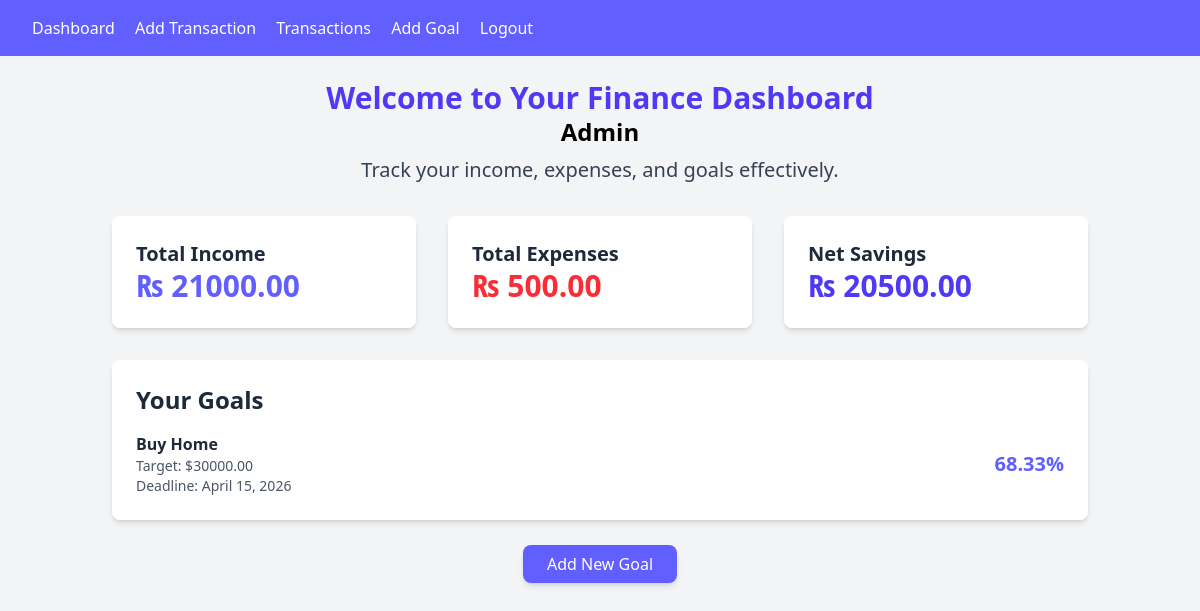
The app's page / (signed in) with its own data.
### finance/models.py (models this page shows, shortened)
class Goal(models.Model):
    user = models.ForeignKey(User, on_delete=models.CASCADE)
    name = models.CharField(max_length=100)
    target_amount = models.DecimalField(max_digits=10, decimal_places=2)
    deadline = models.DateField()

### finance/views.py (the view)
# urls.py: path('', DashboardView.as_view(), name='dashboard'),
class DashboardView(LoginRequiredMixin ,View):
    def get(self, request, *args, **kwargs):
        transactions = Transaction.objects.filter(user = request.user)
        goals = Goal.objects.filter(user = request.user)
        total_income = Transaction.objects.filter(user = request.user, transaction_type='Income').aggregate(Sum('amount'))['amount__sum'] or 0
        total_expense = Transaction.objects.filter(user = request.user, transaction_type='Expense').aggregate(Sum('amount'))['amount__sum'] or 0
        net_savings = total_income - total_expense
        remaining_savings = net_savings
        goal_progress = []
        for goal in goals:
            if remaining_savings >= goal.target_amount:
                goal_progress.append({'goal':goal, 'progress': 100})
                remaining_savings -= goal.target_amount
            elif remaining_savings > 0:
                progress = (remaining_savings / goal.target_amount) * 100
                goal_progress.append({'goal': goal, 'progress': progress})
                remaining_savings = 0
            else:
                goal_progress.append({'goal': goal, 'progress': 0})
        context = {
            'transactions':transactions,
            'total_income':total_income,
            'total_expense':total_expense,
            'net_savings':net_savings,
            'goal_progress':goal_progress,
        }
        return render(request, 'finance/dashboard.html', context)

### finance/templates/finance/dashboard.html (shortened to what this page needs)
{% extends 'finance/base.html' %}
{% block content %}
<div class="container mx-auto p-6">
    <div class="text-center mb-8">
      <h1 class="text-3xl font-bold text-indigo-600">Welcome to Your Finance Dashboard</h1>
      <h1 class="text-2xl font-bold">{{request.user|capfirst}}</h1>
      <p class="text-xl text-gray-700 mt-2">Track your income, expenses, and goals effectively.</p>
    </div>
    <div class="grid grid-cols-1 sm:grid-cols-2 lg:grid-cols-3 gap-8 mb-8">
        <div class="bg-white p-6 rounded-lg shadow-md">
            <h2 class="text-xl font-semibold text-gray-800">Total Income</h2>
            <p class="text-3xl font-bold text-indigo-500">&#8360; {{ total_income|floatformat:2 }}</p>
        </div>
        <div class="bg-white p-6 rounded-lg shadow-md">
            <h2 class="text-xl font-semibold text-gray-800">Total Expenses</h2>
            <p class="text-3xl font-bold text-red-500">&#8360; {{ total_expense|floatformat:2 }}</p>
        </div>
        <div class="bg-white p-6 rounded-lg shadow-md">
            <h2 class="text-xl font-semibold text-gray-800">Net Savings</h2>
            <p class="text-3xl font-bold text-indigo-600">&#8360; {{ net_savings|floatformat:2 }}</p>
        </div>
      </div>
      <div class="bg-white p-6 rounded-lg shadow-md mb-8">
        <h2 class="text-2xl font-semibold text-gray-800 mb-4">Your Goals</h2>
        <ul class="space-y-4">
            {% for item in goal_progress %}
            <li class="flex justify-between items-center">
                <div class="text-gray-800">
                    <p class="font-semibold">{{ item.goal.name }}</p>
                    <p class="text-sm text-gray-600">Target: ${{ item.goal.target_amount|floatformat:2 }}</p>
                    <p class="text-sm text-gray-600">Deadline: {{ item.goal.deadline }}</p>
                </div>
                <div class="text-right">
                    <p class="text-xl font-bold text-indigo-500">{{ item.progress|floatformat:2 }}%</p>
                </div>
            </li>
            {% endfor %}
        </ul>
      </div>
      <div class="text-center">
        <a href="{% url 'goal_add' %}" class="bg-indigo-500 text-white px-6 py-2 rounded-lg shadow-md hover:bg-indigo-600 transition">Add New Goal</a>
      </div>
    </div>
{% endblock content %}

### finance/templates/finance/base.html (shortened to what this page needs)
<!DOCTYPE html>
<html lang="en">
<head>
    <script src="https://cdn.jsdelivr.net/npm/@tailwindcss/browser@4"></script>
</head>
<body class="bg-gray-100">
    <nav class="bg-indigo-500 p-4 text-white">
        {% if user.is_authenticated %}
          <a href="{% url 'dashboard' %}" class="mx-4">Dashboard</a>
          <a href="{% url 'transaction_add' %}">Add Transaction</a>
          <a href="{% url 'transaction_list' %}" class="mx-4">Transactions</a>
          <a href="{% url 'goal_add' %}">Add Goal</a>
          <form id="logout-form" action="{% url 'logout' %}" method="POST" style="display: inline;">
            <a href="#" onclick="document.getElementById('logout-form').submit();" class="mx-4">Logout</a>
          </form>
        {% else %}
          <a href="{% url 'login' %}" class="ml-4">Login</a>
          <a href="{% url 'register' %}" class="ml-4">Register</a>
        {% endif %}
       </nav>
    {% block content %}{% endblock content %}
</body>
</html>

### records on screen
Goal: goal.name "Buy Home", goal.target_amount "30000.00", goal.deadline "April 15, 2026", progress "68.33"

### other values on screen
{{ request.user|capfirst }} "Admin"
{{ total_income|floatformat:2 }} "21000.00"
{{ total_expense|floatformat:2 }} "500.00"
{{ net_savings|floatformat:2 }} "20500.00"
